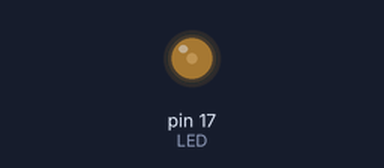
Bench run of a sketch on a simulated Arduino Uno, built with avr-gcc and run on an emulated ATmega328P. Shown: output pins drawn as LEDs (lit = HIGH).

Above: at 36.5 s.
Timing chart, 0 to 40.0 s (numbered marks = the images above):
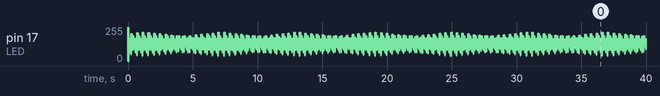

The sketch:

088_229_1.ino
```cpp
const int LED = 17;

void setup() {
  pinMode(LED, OUTPUT);
}

void loop() {
  for(int t_high=0;t_high<=10;t_high++) {
	digitalWrite(LED, LOW);
	delay(t_high);
	digitalWrite(LED, HIGH);
	delay(10-t_high);
  }
}
```
